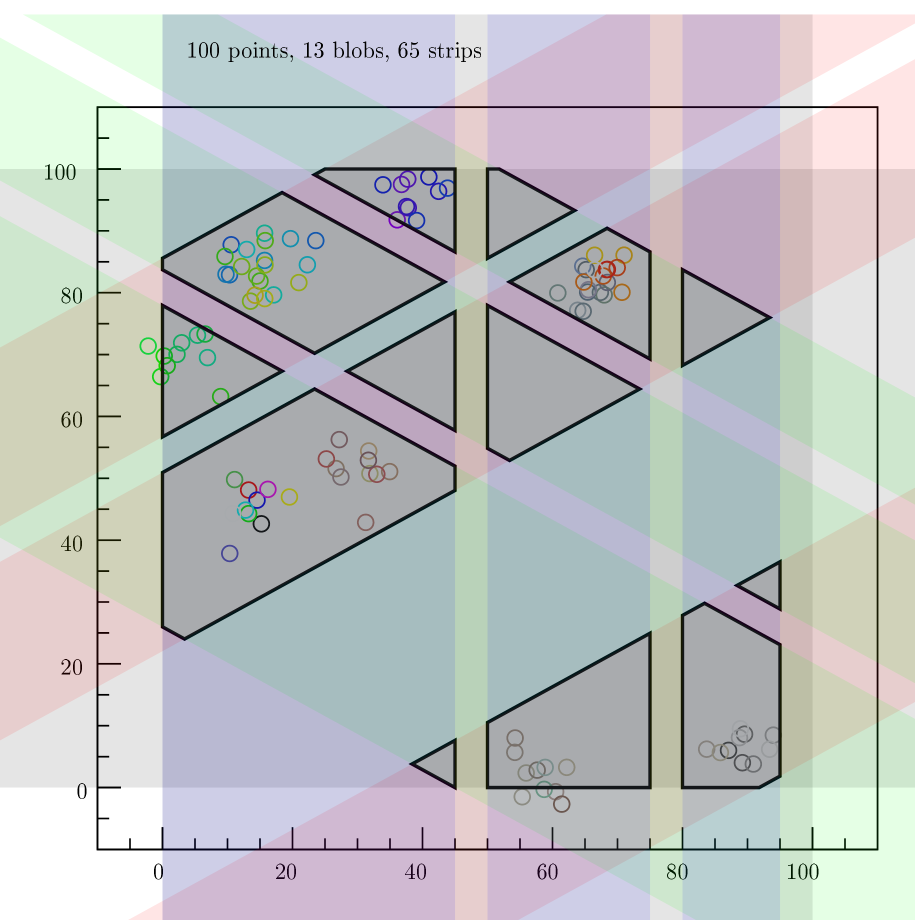
#> input picture pdvd/pics/imaging_src/raygrid_fig8_page.png, 1830 x 1840 px (shown at 1/2 size)
$ python make_imaging_insets.py
#> lines starting #> are read from the running program, lines starting #| are printed output that depends on the picture
#!/usr/bin/env python3
"""Physics insets for the ProtoDUNE-VD 3-D imaging + deghosting diagram.

Counterpart of pdhd/pics/make_imaging_insets.py.  Two insets:

  raygrid_fig8_ghost.png - the ghost concept, illustrated with Fig. 8 of the
                         Wire-Cell imaging note (B. Viren, "Wire-Cell Toolkit
                         Imaging", 2019): a *toy* 3-plane detector where blobs
                         tiled at strip triple-overlaps either surround the
                         generated points (real) or none (ghosts).  Detector-
                         agnostic, so PDHD and PDVD share it.  Two leaders
                         (real / ghost) overlaid for slide legibility.  The
                         source page is committed as raygrid_fig8_page.png
                         (page 11 plot region, `pdftoppm -r 300`; see the doc
                         repro block); nothing of the original is altered.
  img_event_3d.png     - a full-event 3-D charge display (X drift, Y, Z)
                         coloured by charge -- a real Bee event, the deghosted
                         imaging result.  Built from a committed slim npz
                         extracted from our own mabc-all-apa.zip (PDVD data run
                         039252 evt 298567, the shared hand-scan reference
                         event), i.e. exactly the imaging charge cloud uploaded
                         to Bee -- "only charge, no clustering colour".
"""
import os
import numpy as np
import matplotlib
matplotlib.use("Agg")
import matplotlib.pyplot as plt
from matplotlib.colors import LogNorm
from PIL import Image

HERE = os.path.dirname(os.path.abspath(__file__))
OUT = os.path.join(HERE, "imaging_src")


def make_ghost_concept(out="raygrid_fig8_ghost.png",
                       page="raygrid_fig8_page.png"):
    """Fig. 8 of the WCT imaging note with real/ghost leaders overlaid."""
#> called with out = 'raygrid_fig8_ghost.png', page = 'raygrid_fig8_page.png'
    im = np.asarray(Image.open(os.path.join(OUT, page)).convert("RGB"))
#> im is the input picture: shape (1840, 1830, 3); mean R, G, B 190.6, 193.4, 194.2
    H, W = im.shape[:2]
#> H = 1840; W = 1830
    fig, ax = plt.subplots(figsize=(6.2, 6.2))
    ax.imshow(im)
    ax.set_xticks([])
    ax.set_yticks([])

    def frac(fx, fy):
        return fx * W, (1 - fy) * H

    # ghost: an empty grey blob (no points inside), centre-right triangle
    ax.annotate("ghost blob\n(no points inside)", xy=frac(0.63, 0.55),
                xytext=(0.60 * W, 0.30 * H), fontsize=13, fontweight="bold",
                color="#b00020", ha="center",
                arrowprops=dict(arrowstyle="-|>", color="#b00020", lw=2.4),
                bbox=dict(boxstyle="round,pad=0.28", fc="white", ec="#b00020",
                          alpha=0.94))
    # real: a point-filled blob, top-left parallelogram
    ax.annotate("real blob\n(points inside)", xy=frac(0.30, 0.72),
                xytext=(0.14 * W, 0.40 * H), fontsize=13, fontweight="bold",
                color="#0d3b66", ha="center",
                arrowprops=dict(arrowstyle="-|>", color="#0d3b66", lw=2.4),
                bbox=dict(boxstyle="round,pad=0.28", fc="white", ec="#0d3b66",
                          alpha=0.94))
    fig.tight_layout(pad=0.2)
    fig.savefig(os.path.join(OUT, out), dpi=200)
    plt.close(fig)
    print("wrote", out)


def make_event_3d(out="img_event_3d.png", npz="event3d_039252_298567.npz"):
    """A full-event 3-D charge display (a real Bee event) from our own
    mabc-all-apa.zip img cloud, coloured by charge only."""
#> called with out = 'img_event_3d.png', npz = 'event3d_039252_298567.npz'
    from mpl_toolkits.mplot3d import Axes3D  # noqa: F401  (registers '3d')
    d = np.load(os.path.join(OUT, npz))
#> (reads pdvd/pics/imaging_src/event3d_039252_298567.npz from the repository)
    x, y, z, q = d["x"], d["y"], d["z"], np.clip(d["q"], 1, None)
    if len(x) > 110000:
        i = np.random.default_rng(0).choice(len(x), 110000, replace=False)
        x, y, z, q = x[i], y[i], z[i], q[i]

    fig = plt.figure(figsize=(6.6, 5.6))
    ax = fig.add_subplot(111, projection="3d")
    sc = ax.scatter(z, x, y, c=q, s=0.28, cmap="viridis",
                    norm=LogNorm(vmin=200, vmax=np.percentile(q, 99.5)),
                    linewidths=0, depthshade=False, rasterized=True)
    ax.set_xlabel("Z  [cm]", fontsize=10, labelpad=2)
    ax.set_ylabel("X  drift  [cm]", fontsize=10, labelpad=2)
    ax.set_zlabel("Y  [cm]", fontsize=10, labelpad=2)
    ax.tick_params(labelsize=8)
    ax.view_init(elev=20, azim=-68)
    cb = fig.colorbar(sc, ax=ax, pad=0.02, fraction=0.028, shrink=0.62)
    cb.set_label("charge", fontsize=9)
    cb.ax.tick_params(labelsize=8)
    fig.tight_layout()
    fig.savefig(os.path.join(OUT, out), dpi=200)
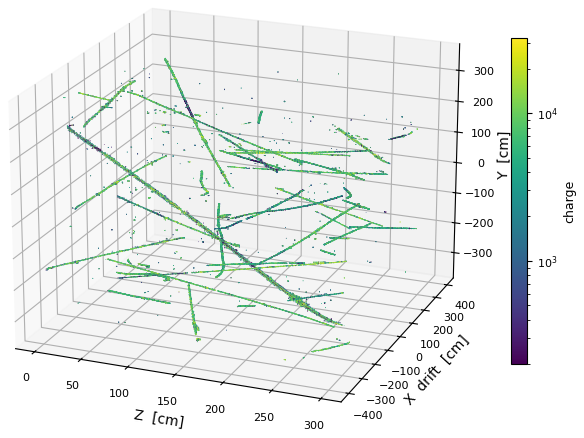
#> figure drawn by matplotlib, 2 panels
    plt.close(fig)
    print("wrote", out, "npts", len(x),
          "run", int(d["run"]), "evt", int(d["event"]))


def main():
    os.makedirs(OUT, exist_ok=True)
    make_ghost_concept()
    make_event_3d()


if __name__ == "__main__":
    main()
